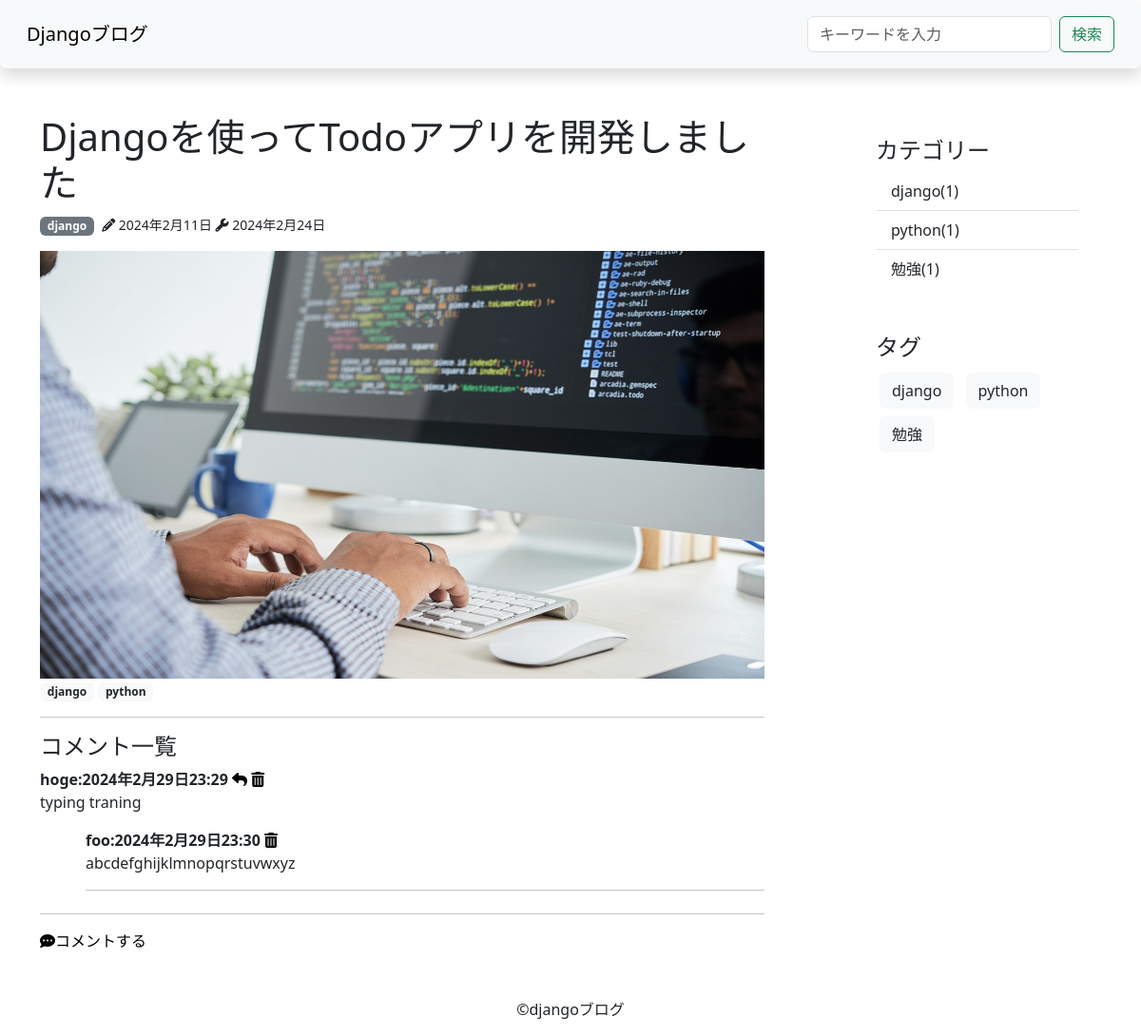
Screenshot of /post/3/ (signed in) with the database file from the repository.
### blog/models.py (models this page shows, shortened)
class Post(models.Model):
    title=models.CharField(verbose_name='タイトル',max_length=200)
    content=MarkdownxField('本文',blank=True)
    created_at=models.DateTimeField('作成日時',auto_now_add=True)
    updated_at=models.DateTimeField('更新日時',auto_now=True)
    is_published=models.BooleanField('公開設定',default=False)
    image=models.ImageField(verbose_name='画像',upload_to='upload' , null=True , blank = True)
    class Meta:
         verbose_name="記事"
         verbose_name_plural="記事"
    category=models.ForeignKey(Category,verbose_name="カテゴリー",on_delete=models.PROTECT,null=True,blank=True)
    tags=models.ManyToManyField(Tag,verbose_name="タグ",blank=True)
    def convert_markdown_to_html(self):
         return markdownify(self.content)

class Category(models.Model):
    name=models.CharField(verbose_name="カテゴリ",max_length=255)
    slug=models.SlugField(verbose_name="URL",unique=True)
    def __str__(self) -> str:
        return self.name
    class Meta:
         verbose_name="カテゴリー"
         verbose_name_plural="カテゴリー"

class Tag(models.Model):
    name=models.CharField(verbose_name="タグ",max_length=255)
    slug=models.SlugField(verbose_name="URL",unique=True)
    def __str__(self) -> str:
            return self.name
    class Meta:
         verbose_name="タグ"
         verbose_name_plural="タグ"

class Comment(models.Model):
     name=models.CharField(verbose_name="名前",max_length=100)
     text=models.TextField(verbose_name="本文")
     created_at=models.DateTimeField(verbose_name="作成日",auto_now_add=True)
     post=models.ForeignKey(Post,verbose_name="記事",on_delete=models.CASCADE)
     class Meta:
         verbose_name="コメント"
         verbose_name_plural="コメント"

class Reply(models.Model):
     name=models.CharField(verbose_name="名前",max_length=100)
     text=models.TextField(verbose_name="本文")
     created_at=models.DateTimeField(verbose_name="作成日",auto_now_add=True)
     comment=models.ForeignKey(Comment,verbose_name="コメント",on_delete=models.CASCADE)
     class Meta:
         verbose_name="返信"
         verbose_name_plural="返信"

### blog/views.py (the view)
# urls.py: path('post/<int:pk>/' ,PostDetailView.as_view(),name="post-detail"),
class PostDetailView(DetailView):
    model=Post
    template_name="blog/post_detail.html"
    paginate_by=3
    def get_object(self, queryset=None):
        print("★"*30)
        print(vars(self))
        print("★"*30)
        post=super().get_object(queryset)
        if post.is_published or self.request.user.is_authenticated:
            return post
        else:
            return Http404

### blog/context_processors.py (called while the page is built)
def common(request):
    context={
        "categories":Category.objects.annotate(count=Count("post",Q(post__is_published=True))),
        "tags":Tag.objects.all()
    }
    return context

### blog/templates/blog/post_detail.html (shortened to what this page needs)
{% extends "base.html" %}
{% block content %}
    <div class="row">
        <div class="col-9">
            <div class="col-md-11">
                 <div class="article-area">
                <h1 >{{post.title}}</h1>
                <p >
                        <span class="badge bg-secondary">{{post.category}}</span>
                        <small class="ps-1">
                            <i class="fa-solid fa-pencil"></i> {{post.created_at | date}}
                            <i class="fa-solid fa-wrench"></i> {{post.updated_at | date}}
                        </small>
                </p>
                {% if post.image %}
                    <img src="{{post.image.url}}" alt="{{post.title}}" width="100%" height="450">
                {% endif %}
                <p >
                    {% for tag in post.tags.all %}
                        <span class="badge bg-light text-dark"> {{tag}}</span>
                    {% endfor %}
                </p>
            </div>
            {% include 'blog/snippets/comments.html' %}
              <hr>
            <a class="text-black" href="{% url 'comment' post.pk %}" >
                <i class="fa-solid fa-comment-dots"></i>コメントする
            </a>
            </div>
        </div>
        <div class="col-3">
            {% include "blog/snippets/sidebar.html" %}
        </div>
    </div>
{% endblock content %}

### blog/templates/blog/snippets/comments.html
{% if post.comment_set.all %}
<hr>
<h4 class="mb">コメント一覧</h4>
{% for comment in post.comment_set.all %}
    <div class="comment mb-4">
        <b mb-2>{{comment.name}}:{{comment.created_at}}</b>
        <a href="{% url 'reply' comment.pk %}" ><i class="fa-solid fa-reply text-black"></i></a>
         {% if user.is_authenticated %}
        <a href="{% url 'comment-delete' comment.pk %}" ><i class="fa-solid fa-trash-can text-black"></i></a>
        {% endif %}
         <p>{{comment.text}}</p>
            {% for reply in comment.reply_set.all %}
                <div class="reply ms-5">
                    <b>{{reply.name}}:{{reply.created_at}}</b>
                    <a href="{% url 'reply-delete' reply.pk %}" ><i class="fa-solid fa-trash-can text-black"></i></a>
                    <p>{{reply.text}}</p>
                     <hr>
                </div>
            {% endfor %}
    </div>
{% endfor %}
{% endif %}

### blog/templates/blog/snippets/sidebar.html
<div class="p-4 ">
    <h4>カテゴリー</h4>
    <ul class="list-group list-group-flush">
        {% for category in categories %}
            {% if category.count > 0 %}
                <li class="list-group-item ">
                    <a href="{% url 'category-post-detail' category.slug %}" class="category">
                    {{category.name}}({{category.count}})
                    </a>
                </li>
            {% endif %}
        {% endfor %}
    </ul>
</div>
<div class="p-4">
    <h4>タグ</h4>
    {% for tag in tags %}
        <a href="{% url 'tag-post-detail' tag.slug %}" class="btn btn-light text-dark m-1">{{tag.name}}</a>
    {% endfor %}

### blog/static/blog/css/style.css (style rules this page uses)
.category { color:#212529; text-decoration: none; }
.text-black { color:#212529; text-decoration:none; }

### rows the page displays
Post: title "Djangoを使ってTodoアプリを開発しました", category "django", created_at "2024年2月11日", updated_at "2024年2月24日", image (picture)
Tag: name "django"
Tag: name "python"
Comment: name "hoge", created_at "2024年2月29日23:29", text "typing traning"
Reply: name "foo", created_at "2024年2月29日23:30", text "abcdefghijklmnopqrstuvwxyz"
Category: name "django", count "1"
Category: name "python", count "1"
Category: name "勉強", count "1"
Tag: name "勉強"
